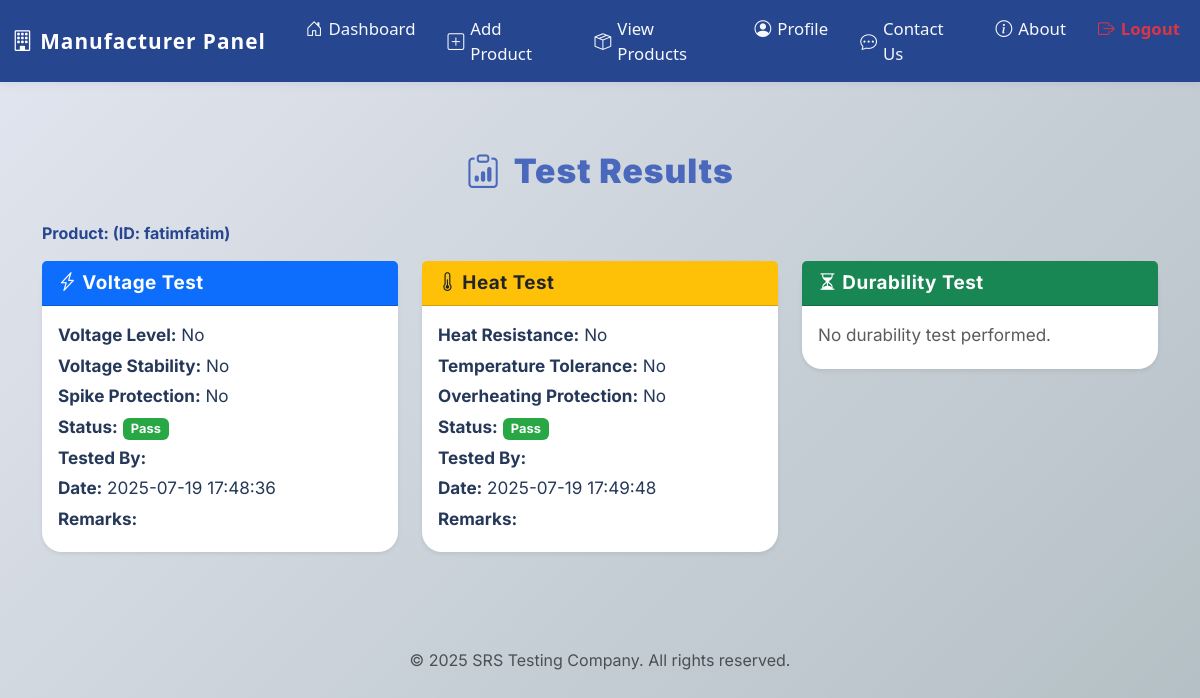
The page /srs_testing/manufacturer/view_test_result.php?product_id=4 (signed in) on the database its author committed.
### tables this page shows
CREATE TABLE `products` (
  `id` int(11) NOT NULL,
  `user_id` int(11) NOT NULL,
  `product_id` varchar(10) NOT NULL,
  `product_name` varchar(100) NOT NULL,
  `description` text DEFAULT NULL,
  `created_at` timestamp NOT NULL DEFAULT current_timestamp(),
  `product_code` varchar(20) DEFAULT NULL,
  `revision` varchar(10) DEFAULT NULL,
  `manufacture_no` varchar(10) DEFAULT NULL,
  `status` varchar(20) DEFAULT NULL,
  `remarks` text DEFAULT NULL,
  `test_type` varchar(50) DEFAULT NULL,
  `tested_by` varchar(100) DEFAULT NULL,
  `tested_at` datetime DEFAULT NULL
);

CREATE TABLE `voltage_tests` (
  `id` int(11) NOT NULL,
  `product_id` int(11) NOT NULL,
  `voltage_level` tinyint(1) DEFAULT NULL,
  `voltage_stability` tinyint(1) DEFAULT NULL,
  `voltage_spike_protection` tinyint(1) DEFAULT NULL,
  `status` enum('Pass','Fail') DEFAULT NULL,
  `remarks` text DEFAULT NULL,
  `tested_by` varchar(100) DEFAULT NULL,
  `tested_at` datetime DEFAULT current_timestamp()
);

CREATE TABLE `heat_tests` (
  `id` int(11) NOT NULL,
  `product_id` int(11) NOT NULL,
  `heat_resistance` tinyint(1) DEFAULT NULL,
  `temperature_tolerance` tinyint(1) DEFAULT NULL,
  `overheating_protection` tinyint(1) DEFAULT NULL,
  `status` enum('Pass','Fail') DEFAULT NULL,
  `remarks` text DEFAULT NULL,
  `tested_by` varchar(100) DEFAULT NULL,
  `tested_at` datetime DEFAULT current_timestamp()
);

### srs_testing/manufacturer/view_test_result.php (the view, shortened to what this page needs)
<?php
include '../includes/db.php';
$product_id = $_GET['product_id'];
$stmt = $pdo->prepare("SELECT product_id, product_name, user_id FROM products WHERE id = ?");
$stmt->execute([$product_id]);
$product = $stmt->fetch();
$vtest = $pdo->prepare("SELECT * FROM voltage_tests WHERE product_id = ? ORDER BY tested_at DESC LIMIT 1");
$vtest->execute([$product_id]);
$voltage = $vtest->fetch();
$htest = $pdo->prepare("SELECT * FROM heat_tests WHERE product_id = ? ORDER BY tested_at DESC LIMIT 1");
$htest->execute([$product_id]);
$heat = $htest->fetch();
$dtest = $pdo->prepare("SELECT * FROM durability_tests WHERE product_id = ? ORDER BY tested_at DESC LIMIT 1");
$dtest->execute([$product_id]);
$durability = $dtest->fetch();
?>
<!DOCTYPE html>
<html lang="en">
<head>
  <link href="https://cdn.jsdelivr.net/npm/bootstrap@5.3.0/dist/css/bootstrap.min.css" rel="stylesheet">
  <link rel="stylesheet" href="https://cdn.jsdelivr.net/npm/bootstrap-icons@1.10.5/font/bootstrap-icons.css">
</head>
<body>
<?php include_once __DIR__ . '/../includes/header_manufacturer.php'; ?>
<div class="container py-4">
  <div class="test-title mb-4"><i class="bi bi-clipboard-data"></i> Test Results</div>
  <div class="mb-3 fw-bold" style="color:#274690;">
    Product: <?= htmlspecialchars($product['product_name']) ?> (ID: <?= htmlspecialchars($product['product_id']) ?>)
  </div>
  <div class="row g-4">
    <div class="col-md-4">
      <div class="card border-primary shadow-sm">
        <div class="card-header bg-primary text-white fw-bold"><i class="bi bi-lightning-charge"></i> Voltage Test</div>
        <div class="card-body">
          <?php if ($voltage): ?>
            <p><b>Voltage Level:</b> <?= $voltage['voltage_level'] ? 'Yes' : 'No' ?></p>
            <p><b>Voltage Stability:</b> <?= $voltage['voltage_stability'] ? 'Yes' : 'No' ?></p>
            <p><b>Spike Protection:</b> <?= $voltage['voltage_spike_protection'] ? 'Yes' : 'No' ?></p>
            <p><b>Status:</b> <span class="badge badge-<?= $voltage['status']=='Pass'?'success':'danger' ?>"><?= htmlspecialchars($voltage['status']) ?></span></p>
            <p><b>Tested By:</b> <?= htmlspecialchars($voltage['tested_by']) ?></p>
            <p><b>Date:</b> <?= htmlspecialchars($voltage['tested_at']) ?></p>
            <p><b>Remarks:</b> <?= nl2br(htmlspecialchars($voltage['remarks'])) ?></p>
          <?php else: ?>
            <p class="text-muted">No voltage test performed.</p>
          <?php endif; ?>
        </div>
      </div>
    </div>
    <div class="col-md-4">
      <div class="card border-warning shadow-sm">
        <div class="card-header bg-warning text-dark fw-bold"><i class="bi bi-thermometer-half"></i> Heat Test</div>
        <div class="card-body">
          <?php if ($heat): ?>
            <p><b>Heat Resistance:</b> <?= $heat['heat_resistance'] ? 'Yes' : 'No' ?></p>
            <p><b>Temperature Tolerance:</b> <?= $heat['temperature_tolerance'] ? 'Yes' : 'No' ?></p>
            <p><b>Overheating Protection:</b> <?= $heat['overheating_protection'] ? 'Yes' : 'No' ?></p>
            <p><b>Status:</b> <span class="badge badge-<?= $heat['status']=='Pass'?'success':'danger' ?>"><?= htmlspecialchars($heat['status']) ?></span></p>
            <p><b>Tested By:</b> <?= htmlspecialchars($heat['tested_by']) ?></p>
            <p><b>Date:</b> <?= htmlspecialchars($heat['tested_at']) ?></p>
            <p><b>Remarks:</b> <?= nl2br(htmlspecialchars($heat['remarks'])) ?></p>
          <?php else: ?>
            <p class="text-muted">No heat test performed.</p>
          <?php endif; ?>
        </div>
      </div>
    </div>
    <div class="col-md-4">
      <div class="card border-success shadow-sm">
        <div class="card-header bg-success text-white fw-bold"><i class="bi bi-hourglass-split"></i> Durability Test</div>
        <div class="card-body">
          <?php if ($durability): ?>
            <p><b>Drop Test:</b> <?= $durability['drop_test'] ? 'Yes' : 'No' ?></p>
            <p><b>Water Resistance:</b> <?= $durability['water_resistance'] ? 'Yes' : 'No' ?></p>
            <p><b>Material Strength:</b> <?= $durability['material_strength'] ? 'Yes' : 'No' ?></p>
            <p><b>Status:</b> <span class="badge badge-<?= $durability['status']=='Pass'?'success':'danger' ?>"><?= htmlspecialchars($durability['status']) ?></span></p>
            <p><b>Tested By:</b> <?= htmlspecialchars($durability['tested_by']) ?></p>
            <p><b>Date:</b> <?= htmlspecialchars($durability['tested_at']) ?></p>
            <p><b>Remarks:</b> <?= nl2br(htmlspecialchars($durability['remarks'])) ?></p>
          <?php else: ?>
            <p class="text-muted">No durability test performed.</p>
          <?php endif; ?>
        </div>
      </div>
    </div>
  </div>
</div>
<?php include '../includes/footer.php'; ?>
</body>
</html>

### srs_testing/manufacturer/view_test_result.php (style rules this page uses)
body { background: linear-gradient(135deg, #e3e6f0 0%, #b2bec3 100%); min-height: 100vh; font-family: 'Inter', 'Segoe UI', Arial, sans-serif; }
.test-title { color: #4a69bd; font-weight: 900; font-size: 2.1rem; letter-spacing: 1px; margin: 2.5rem auto 2rem auto; text-align: center; display: flex; align-items: center; justify-content: center; gap: 0.8rem; }
.card { border-radius: 20px; box-shadow: 0 8px 32px 0 rgba(44, 62, 80, 0.18); margin-bottom: 1.5rem; border: none; }
.card-header { font-size: 1.18rem; font-weight: 700; letter-spacing: 0.5px; border-radius: 20px 20px 0 0; }
.card-body p { font-size: 1.07rem; color: #263859; margin-bottom: 0.3rem; }
.badge-success { background-color: #28a745 !important; }

### srs_testing/includes/header_manufacturer.php (style rules this page uses)
.fw-bold { font-weight: 700 !important; }

### rows shown on the page
products: product "fatimfatim"
voltage_tests: status "Pass", tested_at "2025-07-19 17:48:36"
heat_tests: status "Pass", tested_at "2025-07-19 17:49:48"
